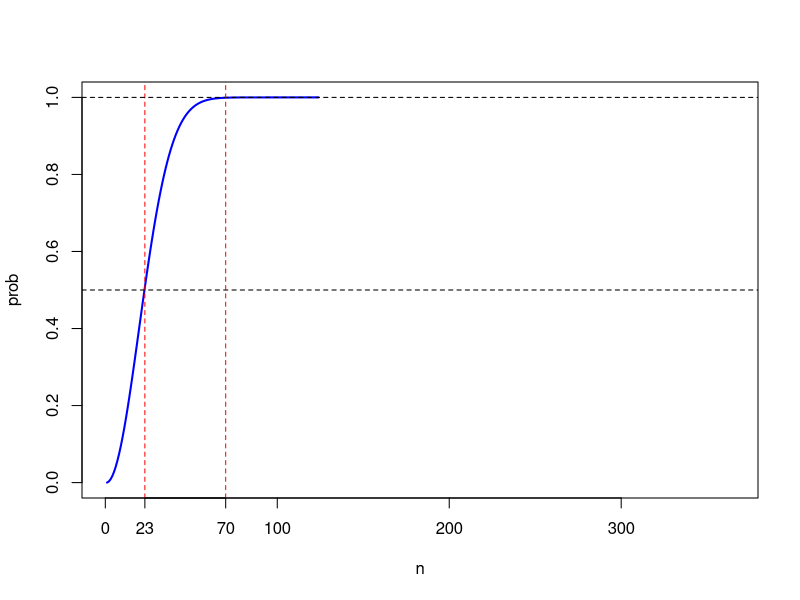
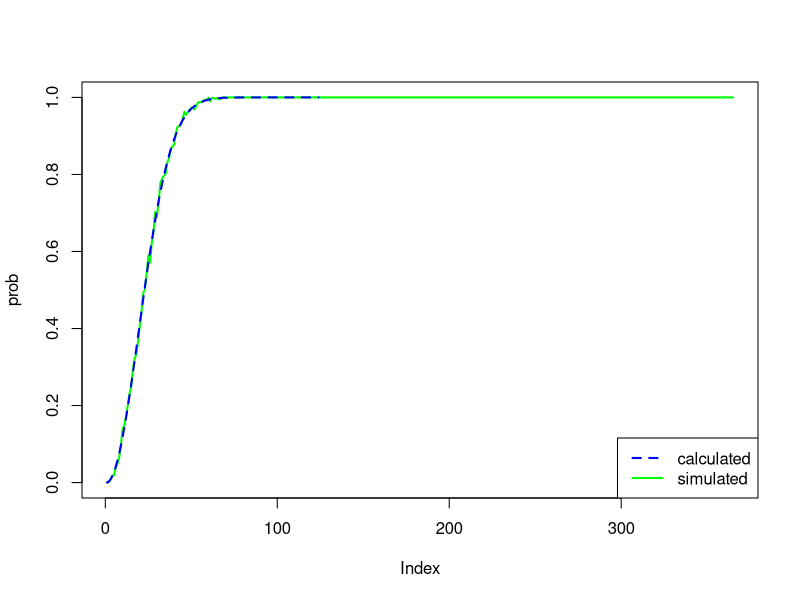

These charts were generated, in order, by the following R code:
## ---- chunk 1
n <- 1:365
prob <- 1 - factorial(n) * choose(365, n) / 365^n

plot(n, prob, type = "l", lwd = 2, col = "blue")

# check two results
abline(h = 0.5, lty = 2)
abline(v = 23, lty = 2, col = "red")
abline(h = 1, lty = 2)
abline(v = 70, lty = 2, col = "red")
axis(1, c(23,70))
## ---- chunk 2
issame <- rep(0, 365)
for (n in 1:365){
  # simulate 1000 times
  for (j in 1:1000){
    # each time randomly assign birthdays to these n people
    birthday <- sample(1:365, n, replace = TRUE)
    # check whether there is at least one pair of same birthday
    if (length(unique(birthday)) < n) issame[n] <- issame[n] + 1
  }
}
plot(issame/1000, type="l", lwd = 2, col = "green", ylab="prob")
# Compare with mathematically calculation
n <- 1:365
prob <- 1 - factorial(n) * choose(365, n) / 365^n
lines(n, prob, type = "l", lwd = 2, col = "blue", lty = 2)
legend("bottomright", c("calculated", "simulated"), lty = c(2, 1),
       lwd = c(2, 2), col = c("blue", "green"))

